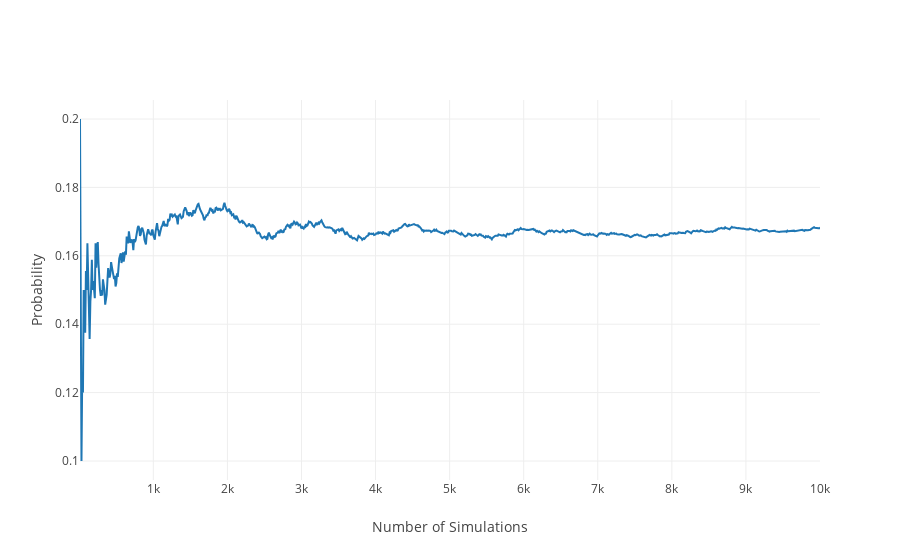

Here is the notebook cell this chart was saved with:
### Markdown cell above
Next, we can consider the likelihood of one event, given observation of another. We describe this as:
## P(A | B) = P(A and B) / P(B)
Let's look at this scenario for our dice:<br>
P(A6 | B6) = P(A6 and B6) / P(B6)<br>
P(A6 | B6) = (1/36) / (1/6) = 1/6 = 0.167<br>
The odds of the second die being a 6 are independent of the outcome of the first roll.

### Code cell
dice_rolls = np.arange(1,7)
effective_simulations = 0
count_hits = 0
x_data = []
y_data = []

while effective_simulations < 10000:
    roll_1 = np.random.choice(dice_rolls)
    roll_2 = np.random.choice(dice_rolls)
    if roll_1 == 6: 
        effective_simulations += 1
        if roll_2 == 6:
            count_hits += 1
        if (effective_simulations % 10) == 0:
            y_data.append(float(count_hits) / float(effective_simulations))
            x_data.append(effective_simulations)

# Plot the figure
fig = plot_probs(x_data, y_data)
iplot(fig)

### Figure 1 — Plotly figure (JSON) as saved in the notebook; plotly's stock layout.template omitted (floating-point values rounded to 4 significant figures; data arrays with more than 128 entries replaced by an {"elided": "..."} marker saying what was removed)
{"data": [{"type": "scatter", "uid": "4a0b1a45-af72-4375-b6c9-a4f706343f2a", "x": {"elided": "1000 int values"}, "y": {"elided": "1000 float values"}}], "layout": {"xaxis": {"title": "Number of Simulations"}, "yaxis": {"title": "Probability"}}}
